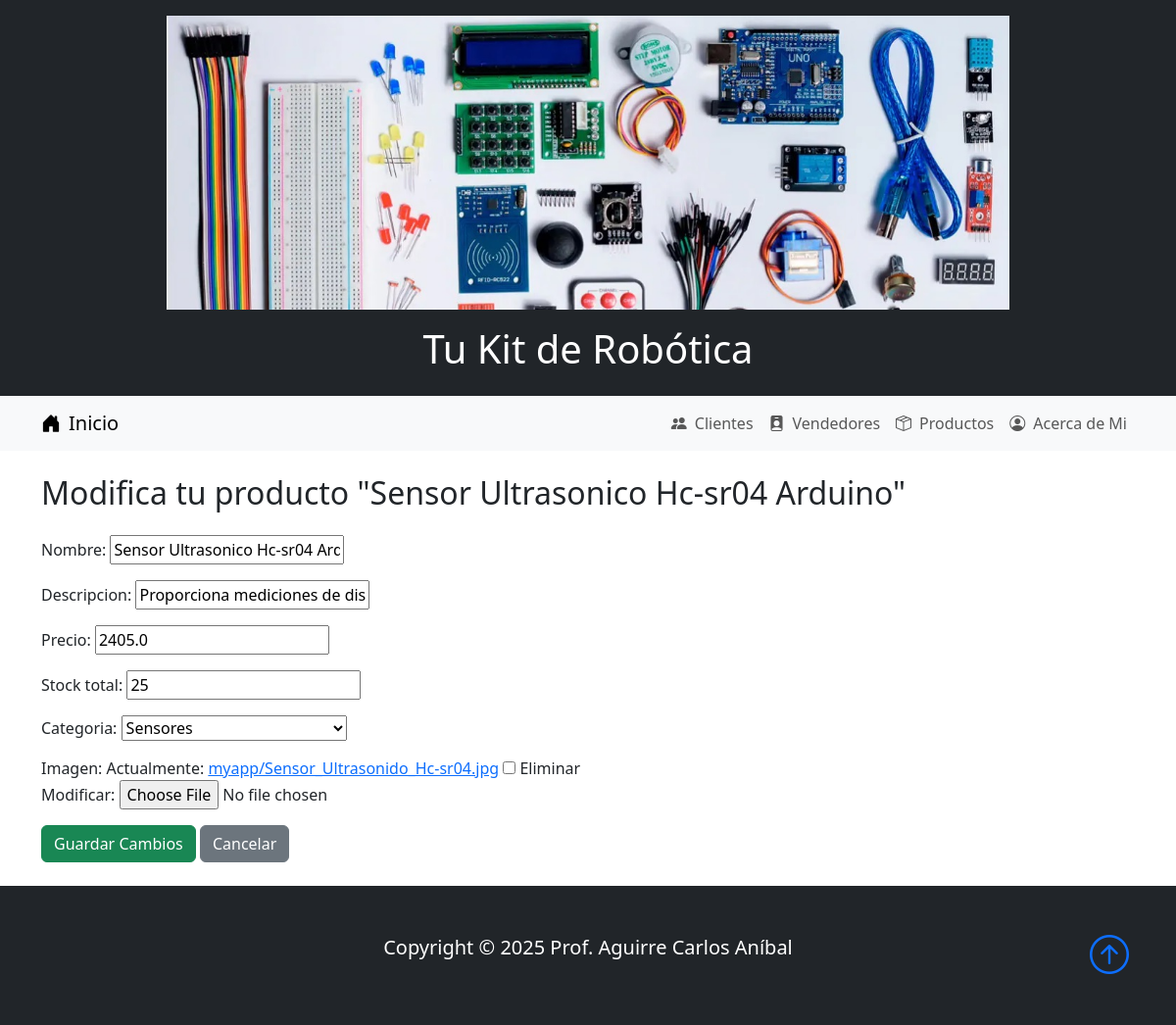
Page /myapp/editar_producto/1/ on the earlier database version.
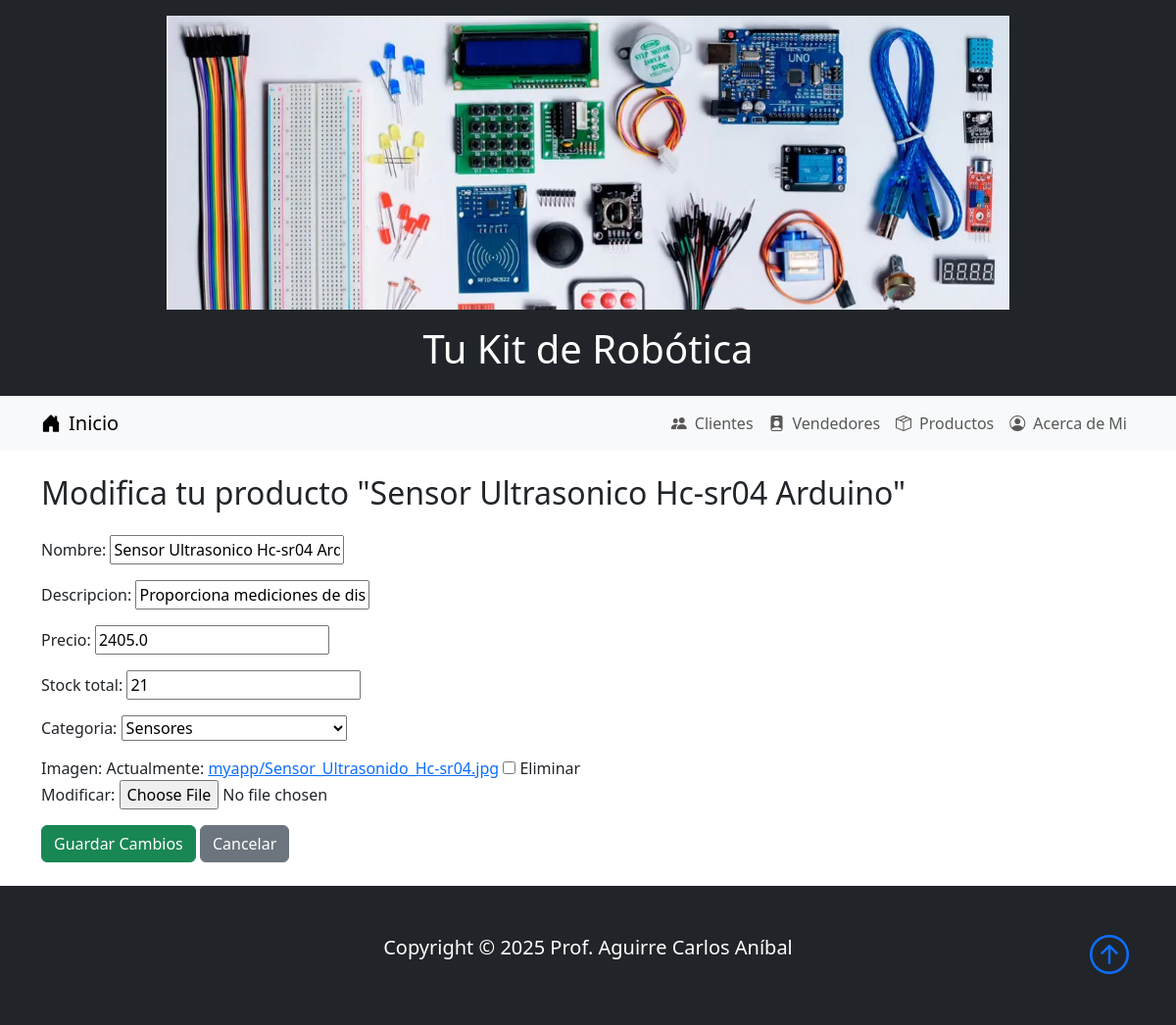
Same page on the later database version.
### myapp/models.py (models this page shows, shortened)
class Productos(models.Model):
    nombre = models.CharField(max_length=100)
    descripcion = models.CharField(max_length=100)
    categoria = models.ForeignKey(Categoria, on_delete=models.CASCADE)
    precio = models.FloatField()
    stock_total = models.IntegerField()
    imagen = models.ImageField(upload_to='myapp/', null=True, blank=True)

class Categoria(models.Model):
    nombre = models.CharField(max_length=100)
    def __str__(self):
        return self.nombre

### myapp/views.py (the view)
# urls.py: path('editar_producto/<int:pk>/', views.ProductoUpdateView.as_view(), name='editar_producto'),
class ProductoUpdateView(UpdateView):
    model = Productos
    template_name = 'myapp/editar_producto.html'
    fields = ['nombre', 'descripcion', 'precio', 'stock_total', 'categoria', 'imagen']
    success_url = reverse_lazy('productos')

### myapp/templates/myapp/editar_producto.html (shortened to what this page needs)
{% extends 'myapp/base.html' %}
{% block contenido %}
<h2>Modifica tu producto "{{ object.nombre }}"</h2>
<form method="post" enctype="multipart/form-data" class="mt-4">
    {{ form.as_p }}
    <button type="submit" class="btn btn-success">Guardar Cambios</button>
    <a href="{% url 'productos' %}" class="btn btn-secondary">Cancelar</a>
</form>
{% endblock %}

Differences in the rows shown:
changed Productos "Sensor Ultrasonico Hc-sr04 Arduino": stock_total "25" → "21"
